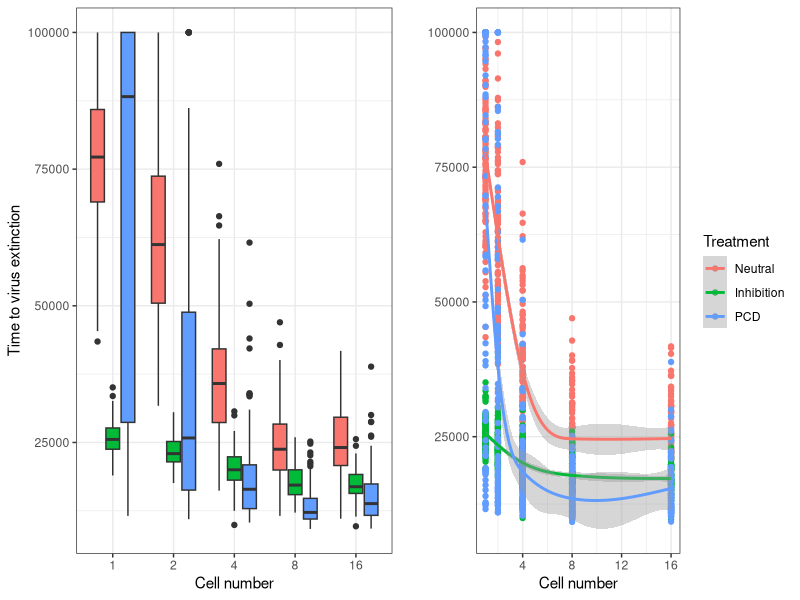
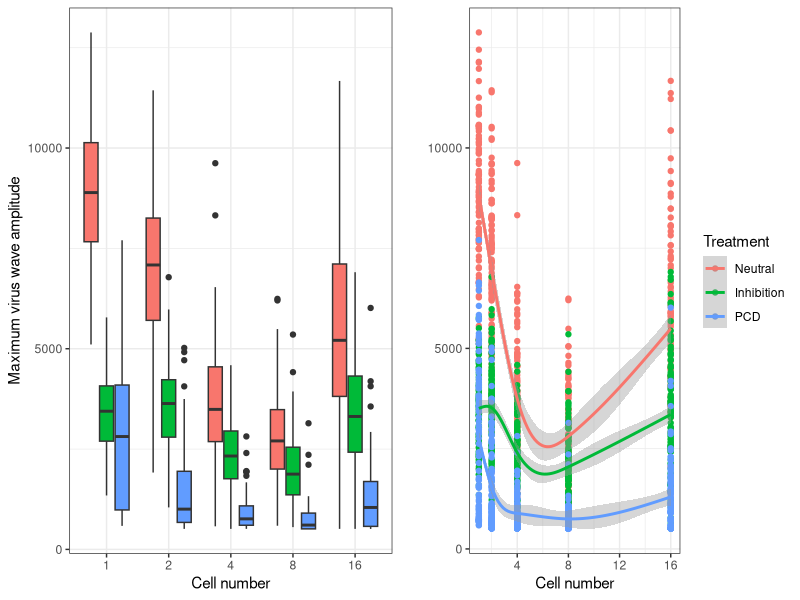
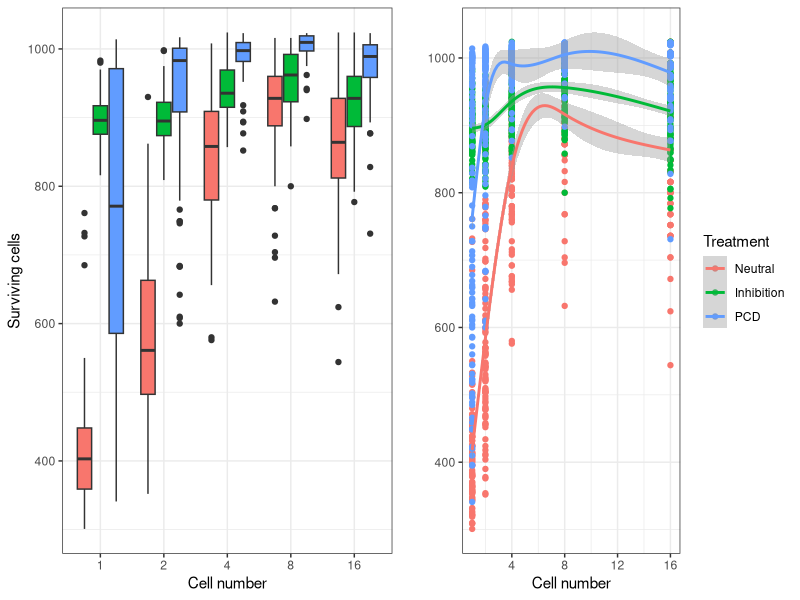
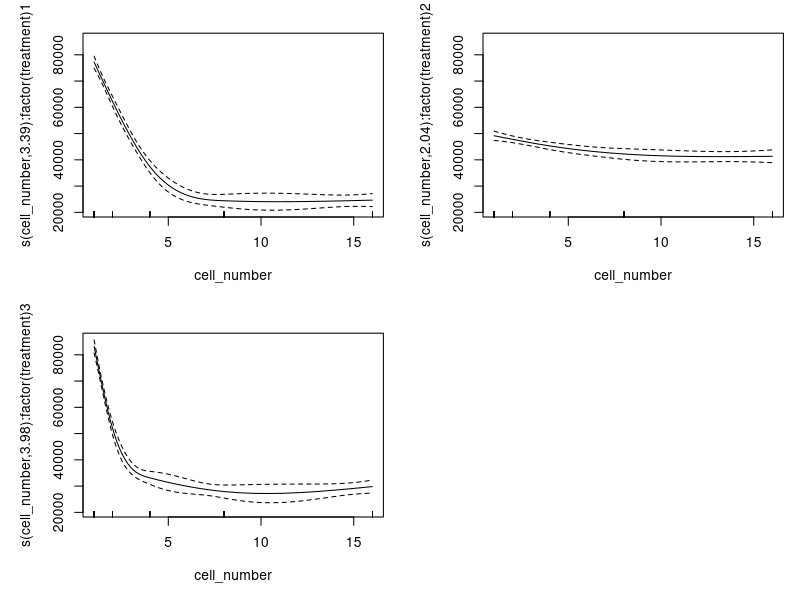

The R script that drew these images, in order: (Note: this script raises an error after producing the figures.)
library(tidyverse)
library(ggplot2)
library(mgcv)
library(gridExtra)

setwd("~/Desktop/Julia2.0/simulation_results/")

dynamics_summary <- read_csv("dynamics_summary_100replicates.csv")

dynamics_summary <- arrange(dynamics_summary,cell_number,treatment,run)

dynamics_summary %>% group_by(cell_number,treatment) %>%
  summarise(mean_extinction = mean(t_extinction), sd_extinction = sd(t_extinction))

p1 <- dynamics_summary %>% 
  ggplot(aes(x=factor(cell_number), y=t_extinction, fill=factor(treatment))) +
  geom_boxplot(show.legend = F) +
  xlab("Cell number") +
  ylab("Time to virus extinction") +
  theme(axis.title.y = element_text(size=12), axis.title.x = element_text(size=12)) +
  theme_bw()

p2 <- dynamics_summary %>% 
  ggplot(aes(x=cell_number, y=t_extinction, colour=factor(treatment))) +
  geom_point() +
  stat_smooth(method = "gam",formula = y~s(x,bs="fs",k=5)+x) +
  xlab("Cell number") +
  ylab("") +
  theme(axis.title.x = element_text(size=12)) +
  theme_bw() +
  scale_colour_discrete(name="Treatment",
                        breaks=c("1", "2", "3"),
                        labels=c("Neutral", "Inhibition", "PCD"))

grid.arrange(p1, p2, nrow = 1)

p3 <- dynamics_summary %>% 
  ggplot(aes(x=factor(cell_number), y=max_virus_amplitude, fill=factor(treatment))) +
  geom_boxplot(show.legend = F) +
  xlab("Cell number") +
  ylab("Maximum virus wave amplitude") +
  theme(axis.title.y = element_text(size=12), axis.title.x = element_text(size=12)) +
  theme_bw()

p4 <- dynamics_summary %>% 
  ggplot(aes(x=cell_number, y=max_virus_amplitude, colour=factor(treatment))) +
  geom_point() +
  stat_smooth(method = "gam",formula = y~s(x,bs="fs",k=5)+x) +
  xlab("Cell number") +
  ylab("") +
  theme(axis.title.x = element_text(size=12)) +
  theme_bw() +
  scale_colour_discrete(name="Treatment",
                        breaks=c("1", "2", "3"),
                        labels=c("Neutral", "Inhibition", "PCD"))

grid.arrange(p3, p4, nrow = 1)

p5 <- dynamics_summary %>% 
  ggplot(aes(x=factor(cell_number), y=surviving_cells, fill=factor(treatment))) +
  geom_boxplot(show.legend = F) +
  xlab("Cell number") +
  ylab("Surviving cells") +
  theme(axis.title.y = element_text(size=12), axis.title.x = element_text(size=12)) +
  theme_bw()

p6 <- dynamics_summary %>% 
  ggplot(aes(x=cell_number, y=surviving_cells, colour=factor(treatment))) +
  geom_point() +
  stat_smooth(method = "gam",formula = y~s(x,bs="fs",k=5)) +
  xlab("Cell number") +
  ylab("") +
  theme(axis.title.x = element_text(size=12)) +
  theme_bw() +
  scale_colour_discrete(name="Treatment",
                        breaks=c("1", "2", "3"),
                        labels=c("Neutral", "Inhibition", "PCD"))

grid.arrange(p5, p6, nrow = 1)


#General Additive Model

#Time to virus extinction

abm_gam2 <- gam(t_extinction~s(cell_number,by=factor(treatment),k=5)+factor(treatment),data=dynamics_summary)
summary(abm_gam2)
plot(abm_gam2, all.terms = TRUE, pages=1, shift=abm_gam2$coefficients[1], seWithMean=TRUE)
gam.check(abm_gam2)
concurvity(abm_gam2)
sqrt(mean(residuals.gam(abm_gam2)^2))
sqrt(mean(residuals.gam(abm_gam2)^2))/(max(dynamics_summary$t_extinction)-min(dynamics_summary$t_extinction))

#Maximum virus wave amplitude

abm_gam5 <- gam(max_virus_amplitude~s(cell_number,by=factor(treatment),k=5)+factor(treatment),data=dynamics_summary)
summary(abm_gam5)
plot(abm_gam5, all.terms = TRUE, pages=1, shift=abm_gam5$coefficients[1], seWithMean=TRUE)
gam.check(abm_gam5)
concurvity(abm_gam5)
sqrt(mean(residuals.gam(abm_gam5)^2))
sqrt(mean(residuals.gam(abm_gam5)^2))/(max(dynamics_summary$max_virus_amplitude)-min(dynamics_summary$max_virus_amplitude))

#Number of surviving cells

abm_gam8 <- gam(surviving_cells~s(cell_number,by=factor(treatment),k=5)+factor(treatment),data=dynamics_summary)
summary(abm_gam8)
plot(abm_gam8, all.terms = TRUE, pages=1, shift=abm_gam8$coefficients[1], seWithMean=TRUE)
gam.check(abm_gam8)
concurvity(abm_gam8)
sqrt(mean(residuals.gam(abm_gam8)^2))
sqrt(mean(residuals.gam(abm_gam8)^2))/(max(dynamics_summary$max_virus_amplitude)-min(dynamics_summary$max_virus_amplitude))
